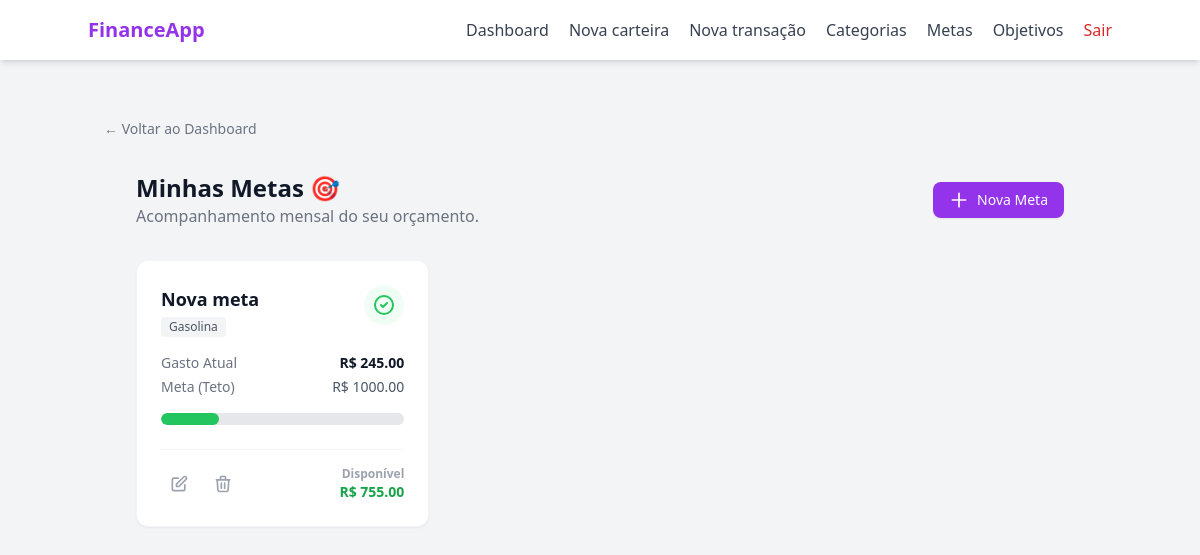
The page /goal/ (signed in) on the database its author committed.
### models/goal.py (models this page shows, shortened)
class Goal(db.Model):
    __tablename__ = "goals"
    id = db.Column(db.Integer, primary_key=True)
    goal_name = db.Column(db.String(100), nullable=False)
    target_amount = db.Column(db.Float, nullable=False)
    created_at = db.Column(db.Date, nullable= False)
    is_active = db.Column(db.Boolean, default=True)
    deadline = db.Column(db.Date, nullable=True)
    user_id = db.Column(db.Integer, db.ForeignKey("users.id"), nullable=False)
    category_id = db.Column(db.Integer, db.ForeignKey("categories.id"), nullable=True)
    category = db.relationship("UserCategory", backref="goals")

### models/category.py (models this page shows, shortened)
class Category(db.Model):
    __tablename__ = "categories"
    id = db.Column(db.Integer, primary_key= True)
    name = db.Column(db.String(100), nullable= False)
    type = db.Column(db.String(20), nullable= False)
    __mapper_args__ = {
        "polymorphic_on": type,
        "polymorphic_identity": "category"
    }

class SystemCategory(Category):
    __mapper_args__ = {
        "polymorphic_identity": "system"
    }
    is_default = db.Column(db.Boolean, default= True)

### routes/goal_routes.py (the view)
@goal_bp.route("/", methods=["GET"])
@login_required
def goal_index_page():
    GoalController.check_expired_goals(current_user.id)
    categories = CategoryController.get_user_categories(current_user.id)
    goals = GoalController.get_goals_by_user(current_user.id)
    goals_data = []
    for goal in goals:
        current_amount = 0
        if goal.category:
            for transaction in goal.category.transactions:
                if transaction.transaction_type == "expense" and transaction.created_at >= goal.created_at:
                    current_amount += transaction.value
        else:
            for transaction in TransactionController.get_user_transactions(current_user.id):
                if transaction.transaction_type == "expense" and transaction.created_at >= goal.created_at:
                    current_amount += transaction.value
        goals_data.append({
            'id': goal.id,
            'name': goal.goal_name,
            'category_name': goal.category.name if goal.category else 'Sem Categoria',
            'current': float(current_amount),
            'target': float(goal.target_amount),
            'percentage': min(int((current_amount / goal.target_amount) * 100), 100),
            'real_percentage': int((current_amount / goal.target_amount) * 100),
            'remaining': float(goal.target_amount - current_amount),
            'status': 'safe' if current_amount <= goal.target_amount * 0.8 else
                      'warning' if current_amount <= goal.target_amount else
                      'danger'
        })
    return render_template('goal/index.html',
                           goals_data=goals_data,
                           categories=categories)

### controllers/category_controller.py (called while the page is built)
    @staticmethod
    def get_user_categories(user_id):
        return UserCategory.query.filter_by(user_id= user_id).all()

### controllers/goal_controller.py (called while the page is built)
    @staticmethod
    def get_goals_by_user(user_id):
        goals = Goal.query.filter_by(user_id= user_id, is_active= True).all()
        return goals

    @staticmethod
    def check_expired_goals(user_id):
        goals = GoalController.get_goals_by_user(user_id)
        today = datetime.today().date()
        for goal in goals:
            if goal.deadline <= today and goal.is_active:
                goal.is_active = False
        db.session.commit()

### templates/goal/index.html (shortened to what this page needs)
{% extends "base.html" %}
{% block content %}
<div class="text-left pt-4">
    <a href="{{ url_for('main_bp.dashboard_page') }}" class="text-sm text-gray-500 hover:text-purple-600 transition-colors">
            ← Voltar ao Dashboard
    </a>
</div>
<div class="max-w-7xl mx-auto px-4 sm:px-6 lg:px-8 py-8">
    <div class="flex flex-col sm:flex-row justify-between items-start sm:items-center mb-8 gap-4">
        <div>
            <h1 class="text-2xl font-bold text-gray-900">Minhas Metas 🎯</h1>
            <p class="text-gray-500">Acompanhamento mensal do seu orçamento.</p>
        </div>
        <button onclick="openCreateGoalModal()" class="inline-flex items-center px-4 py-2 bg-purple-600 hover:bg-purple-700 text-white text-sm font-medium rounded-lg shadow-sm transition-colors">
            <svg class="w-5 h-5 mr-2" fill="none" stroke="currentColor" viewBox="0 0 24 24"><path stroke-linecap="round" stroke-linejoin="round" stroke-width="2" d="M12 4v16m8-8H4"></path></svg>
            Nova Meta
        </button>
    </div>
    <div class="grid grid-cols-1 md:grid-cols-2 lg:grid-cols-3 gap-6">
        {% for item in goals_data %}
        <div class="bg-white rounded-xl shadow-sm border border-gray-100 p-6 flex flex-col justify-between hover:shadow-md transition-shadow h-full">
            <div>
                <div class="flex justify-between items-start mb-4">
                    <div>
                        <h3 class="font-bold text-gray-900 text-lg">{{ item.name }}</h3>
                        <span class="inline-flex items-center px-2 py-0.5 rounded text-xs font-medium bg-gray-100 text-gray-600 mt-1">
                            {{ item.category_name }}
                        </span>
                    </div>
                    {% if item.real_percentage >= 100 %}
                        <div class="text-red-500 bg-red-50 p-2 rounded-full">
                            <svg class="w-6 h-6" fill="none" stroke="currentColor" viewBox="0 0 24 24"><path stroke-linecap="round" stroke-linejoin="round" stroke-width="2" d="M12 9v2m0 4h.01m-6.938 4h13.856c1.54 0 2.502-1.667 1.732-3L13.732 4c-.77-1.333-2.694-1.333-3.464 0L3.34 16c-.77 1.333.192 3 1.732 3z"></path></svg>
                        </div>
                    {% elif item.real_percentage >= 75 %}
                        <div class="text-yellow-500 bg-yellow-50 p-2 rounded-full">
                            <svg class="w-6 h-6" fill="none" stroke="currentColor" viewBox="0 0 24 24"><path stroke-linecap="round" stroke-linejoin="round" stroke-width="2" d="M13 16h-1v-4h-1m1-4h.01M21 12a9 9 0 11-18 0 9 9 0 0118 0z"></path></svg>
                        </div>
                    {% else %}
                        <div class="text-green-500 bg-green-50 p-2 rounded-full">
                            <svg class="w-6 h-6" fill="none" stroke="currentColor" viewBox="0 0 24 24"><path stroke-linecap="round" stroke-linejoin="round" stroke-width="2" d="M9 12l2 2 4-4m6 2a9 9 0 11-18 0 9 9 0 0118 0z"></path></svg>
                        </div>
                    {% endif %}
                </div>
                <div class="mb-4 space-y-1">
                    <div class="flex justify-between text-sm">
                        <span class="text-gray-500">Gasto Atual</span>
                        <span class="font-bold text-gray-900">R$ {{ "%.2f"|format(item.current) }}</span>
                    </div>
                    <div class="flex justify-between text-sm">
                        <span class="text-gray-500">Meta (Teto)</span>
                        <span class="font-medium text-gray-600">R$ {{ "%.2f"|format(item.target) }}</span>
                    </div>
                </div>
                <div class="relative w-full h-3 bg-gray-200 rounded-full overflow-hidden mb-4">
                    <div class="absolute top-0 left-0 h-full rounded-full transition-all duration-500
                            {{ 'bg-red-500' if item.real_percentage >= 100 else
                               ('bg-yellow-400' if item.real_percentage >= 75 else 'bg-green-500') }}"
                         style="width: {{ item.percentage }}%">
                    </div>
                </div>
            </div>
            <div class="flex items-center justify-between border-t border-gray-100 pt-4 mt-2">
                <div class="flex space-x-2">
                    <button onclick="openEditGoalModal(
                                '{{ url_for('goal_bp.edit_goal', goal_id=item.id) }}',
                                '{{ item.id }}',
                                '{{ item.name }}',
                                '{{ item.target }}')"
                            class="p-2 text-gray-400 hover:text-purple-600 hover:bg-purple-50 rounded-lg transition-colors"
                            title="Editar Meta">
                        <svg class="w-5 h-5" fill="none" stroke="currentColor" viewBox="0 0 24 24">
                            <path stroke-linecap="round" stroke-linejoin="round" stroke-width="2" d="M11 5H6a2 2 0 00-2 2v11a2 2 0 002 2h11a2 2 0 002-2v-5m-1.414-9.414a2 2 0 112.828 2.828L11.828 15H9v-2.828l8.586-8.586z"></path>
                        </svg>
                    </button>
                    <button onclick="openConfirmModal(
                            '{{ url_for('goal_bp.delete_goal', goal_id=item.id) }}',
                            'Excluir Meta',
                            'Tem certeza que deseja apagar a meta de <b>{{ item.name }}</b>?'
                            )"
                            class="p-2 text-gray-400 hover:text-red-600 hover:bg-red-50 rounded-lg transition-colors"
                            title="Excluir Meta">
                        <svg class="w-5 h-5" fill="none" stroke="currentColor" viewBox="0 0 24 24">
                            <path stroke-linecap="round" stroke-linejoin="round" stroke-width="2" d="M19 7l-.867 12.142A2 2 0 0116.138 21H7.862a2 2 0 01-1.995-1.858L5 7m5 4v6m4-6v6m1-10V4a1 1 0 00-1-1h-4a1 1 0 00-1 1v3M4 7h16"></path>
                        </svg>
                    </button>
                </div>
                <div class="text-right text-xs font-semibold">
                    {% if item.remaining >= 0 %}
                        <span class="text-gray-400 block">Disponível</span>
                        <span class="text-green-600 text-sm">R$ {{ "%.2f"|format(item.remaining) }}</span>
                    {% else %}
                        <span class="text-red-500">Excedido</span>
                        <div class="text-red-600 text-sm">R$ {{ "%.2f"|format(item.remaining | abs) }}</div>
                    {% endif %}
                </div>
            </div>
        </div>
        {% endfor %}
    </div>
</div>
{% endblock %}

### rows shown on the page
Goal: name "Nova meta", target "1000.00"
SystemCategory: category_name "Gasolina"

### other values the page prints
{{ "%.2f"|format(item.current) }} "245.00"
{{ "%.2f"|format(item.remaining) }} "755.00"
